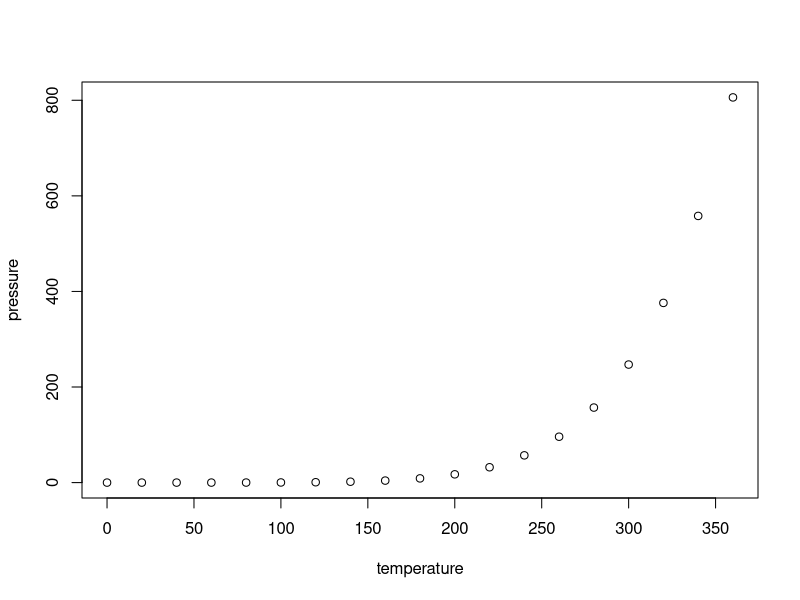
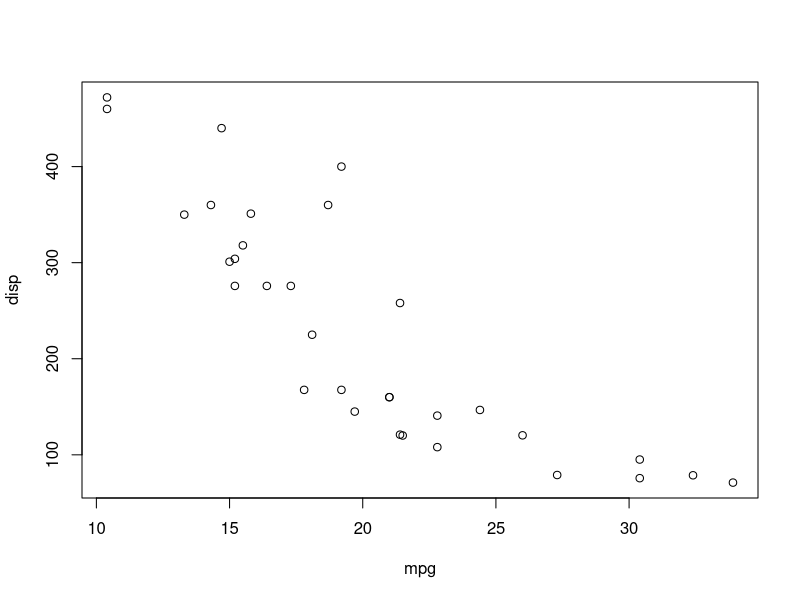

R code for these plots, in order:
## ---- chunk 1
knitr::opts_chunk$set(echo = TRUE)
## ---- chunk 2
summary(cars)
## ---- chunk 3
plot(pressure)
## ---- chunk 4
data("mtcars")

dim(mtcars)

with(mtcars, plot(mpg, disp))
